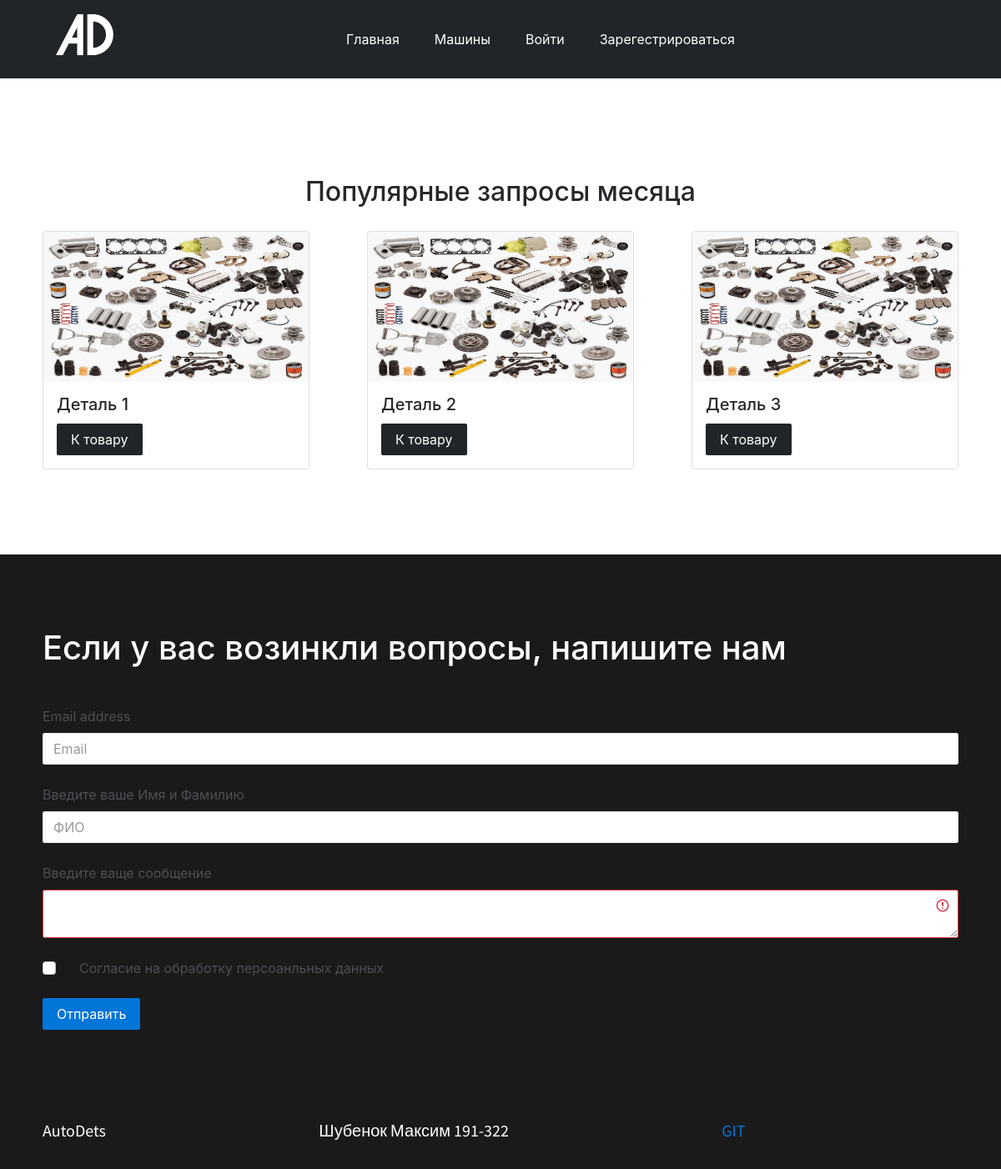
The page / on the database its author committed.
### tables this page shows
CREATE TABLE `details` (
  `d_id` int(222) NOT NULL,
  `rs_id` int(222) NOT NULL,
  `title` varchar(222) NOT NULL,
  `slogan` varchar(222) NOT NULL,
  `price` decimal(10,2) NOT NULL,
  `amount` varchar(255) DEFAULT NULL,
  `img` varchar(222) NOT NULL
);

### functions.php (called while the page is built, shortened)
<?php
function get_last_details() {
    global $db;
    $sql = "SELECT * FROM details LIMIT 3";
    $result = mysqli_query($db, $sql);
    $ldets = mysqli_fetch_all($result, MYSQLI_ASSOC);
    return $ldets;
}

### index.php (the view, shortened to what this page needs)
<!DOCTYPE html>
<html lang="en">
<?php
include("connection/connect.php");
include("functions.php");
?>
<head>
	<link href="https://cdn.jsdelivr.net/npm/bootstrap@5.0.0-beta1/dist/css/bootstrap.min.css" rel="stylesheet">
    <link href="css/bootstrap.min.css" rel="stylesheet">
    <link href="css/font-awesome.min.css" rel="stylesheet">
    <link href="css/style.css" rel="stylesheet"> </head>
<body class="home">
        <?php
        require_once 'header.php';
        ?>
        <section class="popular">
            <div class="container mt-3">
                <div class="title text-xs-center m-b-30">
                    <h2>Популярные запросы месяца</h2>
                </div>
                <div class="d-flex justify-content-between carddd">
                    <?php
                    $ldets = get_last_details();
                    foreach ($ldets as $ldet):
                    ?>
                                                    <div class="card" style="width: 20rem;">
  <img src="admin/imgs/details/<?=$ldet['img']?>" class="card-img-top" style="height: 180px;">
  <div class="card-body">
    <h5 class="card-title"><?=$ldet['title']?></h5>
    <a href="details.php?res_id=<?=$ldet['rs_id']?>" class="btn btn-dark">К товару</a>
  </div>
</div>
                    <?php endforeach; ?>
                </div>
            </div>
        </section>
        <section class="how-it-works">
            <div class="container">
            <h1 class="mb-3" style="color: white;">Если у вас возинкли вопросы, напишите нам</h1>
                <form action='' method='post'>
                <div class="mb-2">
    <label for="exampleInputEmail1" class="form-label">Email address</label>
    <input type="email" class="form-control" name="email" id="exampleInputEmail1" aria-describedby="emailHelp" placeholder="Email" required>
  </div>
  <div class="mb-2">
    <label for="exampleInputEmail1" class="form-label">Введите ваше Имя и Фамилию</label>
    <input type="text" class="form-control" name="name" id="validationTooltip01" placeholder="ФИО" required>
  </div>
  <div class="mb-2">
    <label for="validationTextarea">Введите ваще сообщение</label>
    <textarea class="form-control is-invalid" id="validationTextarea" name="message" required></textarea>
  </div>
  <div class="mb-2 form-check">
    <input type="checkbox" class="form-check-input" id="exampleCheck1" required>
    <label class="form-check-label" for="exampleCheck1">Согласие на обработку персоанльных данных</label>
  </div>
  <button type="submit" name="submit" class="btn btn-primary">Отправить</button>
                </form>
            </div>
        </section>
    <?php
        require_once 'footer.php';
        ?>
</body>
</html>

### css/style.css (style rules this page uses)
body { font-size: 16px; color: #4d4f56; font-weight: 400; overflow-x: hidden; }
.h1, .h2, .h3, .h4, .h5, .h6, h1, h2, h3, h4, h5, h6 { color: #25282b; }
.container { max-width: 1270px; width: 94%; }
.form-control { border: 1px solid #eaebeb; border-radius: 2px; }
.form-control-lg, .dropdown-menu, .btn, .btn-group-lg>.btn, .btn-lg, .img-rounded { border-radius: 2px; width: 8vw; }
.btn { transition: all .4s; width: auto; }
.m-b-30 { margin-bottom: 30px; }
.popular { padding: 70px 0 90px; background-size: 100%; }
.how-it-works { background-color: rgb(26, 26, 26); padding: 90px 0; position: relative; }

### rows shown on the page
details: img (picture), title "Деталь 1"
details: img (picture), title "Деталь 2"
details: img (picture), title "Деталь 3"
